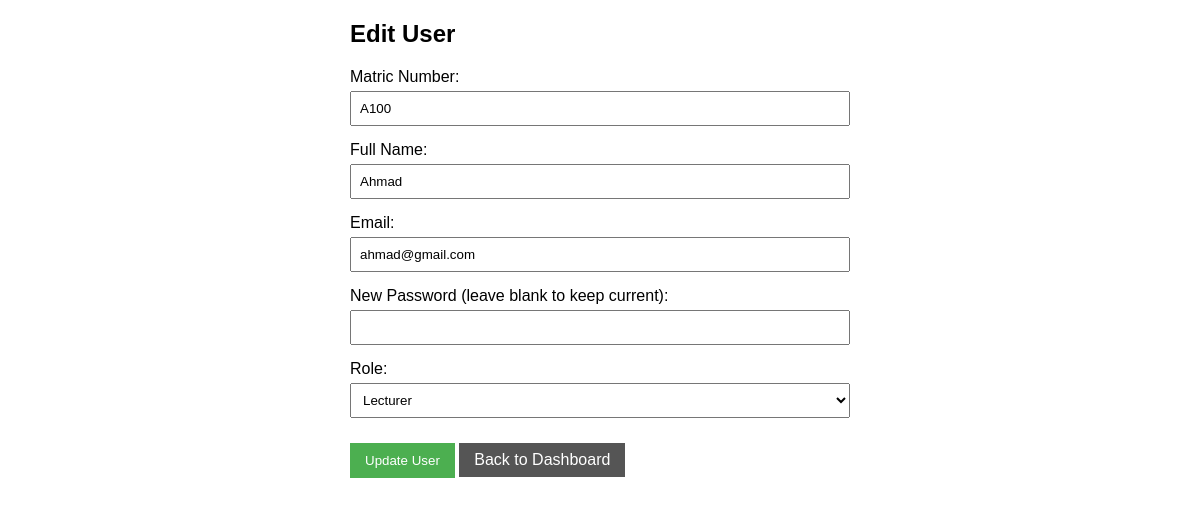
The app's page /edit.php?id=2 (signed in) with its own data.
### tables this page shows
CREATE TABLE `users` (
  `id` int(11) NOT NULL,
  `matric` varchar(20) NOT NULL,
  `name` varchar(100) NOT NULL,
  `email` varchar(100) NOT NULL,
  `password` varchar(255) NOT NULL,
  `accessLevel` varchar(20) NOT NULL
);

### edit.php (the view, shortened to what this page needs)
<?php
$conn = new mysqli('localhost', 'root', '', 'Lab_5b');
$id = $_GET['id'];
$sql = "SELECT * FROM users WHERE id = ?";
$stmt = $conn->prepare($sql);
$stmt->bind_param("i", $id);
$stmt->execute();
$result = $stmt->get_result();
$user = $result->fetch_assoc();
?>
<!DOCTYPE html>
<html>
<head>
</head>
<body>
    <div class="container">
        <h2>Edit User</h2>
        <form method="post" action="">
            <div class="form-group">
                <label for="matric">Matric Number:</label>
                <input type="text" id="matric" name="matric" value="<?php echo htmlspecialchars($user['matric']); ?>" required>
            </div>
            <div class="form-group">
                <label for="name">Full Name:</label>
                <input type="text" id="name" name="name" value="<?php echo htmlspecialchars($user['name']); ?>" required>
            </div>
            <div class="form-group">
                <label for="email">Email:</label>
                <input type="email" id="email" name="email" value="<?php echo htmlspecialchars($user['email']); ?>" required>
            </div>
            <div class="form-group">
                <label for="password">New Password (leave blank to keep current):</label>
                <input type="password" id="password" name="password">
            </div>
            <div class="form-group">
                <label for="accessLevel">Role:</label>
                <select id="accessLevel" name="accessLevel" required>
                    <option value="lecturer" <?php echo ($user['accessLevel'] == 'lecturer') ? 'selected' : ''; ?>>Lecturer</option>
                </select>
            </div>
            <button type="submit">Update User</button>
            <a href="dashboard.php" class="back-btn">Back to Dashboard</a>
        </form>
    </div>
</body>
</html>

### edit.php (style rules this page uses)
body { font-family: Arial, sans-serif; margin: 20px; }
.container { max-width: 500px; margin: 0 auto; }
.form-group { margin-bottom: 15px; }
label { display: block; margin-bottom: 5px; }
input, select { width: 100%; padding: 8px; box-sizing: border-box; }
button { padding: 10px 15px; background-color: #4CAF50; color: white; border: none; cursor: pointer; }
.back-btn { display: inline-block; margin-top: 10px; padding: 8px 15px; background-color: #555; color: white; text-decoration: none; }

### records on screen
users: matric "A100", name "Ahmad", email "ahmad@gmail.com"
